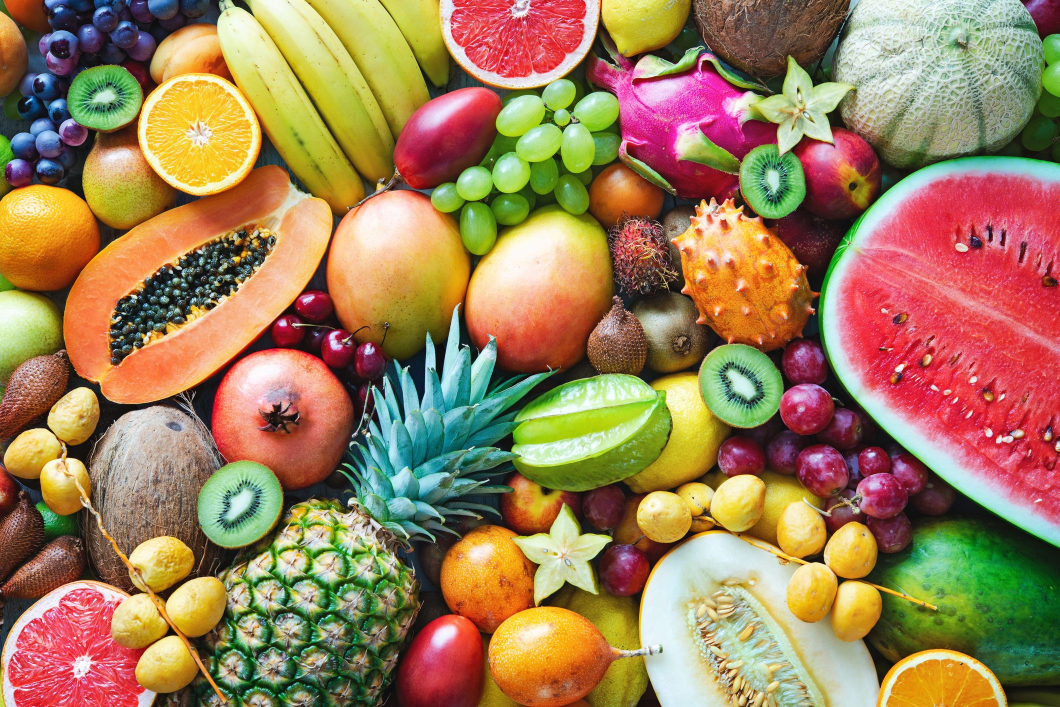
#> input picture Lab3/exercise/colorful-ripe-tropical-fruits.jpg, 2119 x 1414 px (shown at 1/2 size)
$ jupyter execute BaiTapLab3.ipynb
#> lines starting #> are read from the running program, lines starting #| are printed output that depends on the picture; after the words box and inside, x2 and y2 are one past the last pixel; in counts of white or black regions, pixels touching at a corner belong together
1. Viết chương trình chọn quả kiwi từ ảnh colorful-ripe-tropical-fruits.jpg trong thư mục exercise. Tịnh tiến quả kiwi sang phải 30 pixels.

[cell 1]
import numpy as np
import matplotlib.pyplot as plt
import imageio.v2 as iio
import scipy.ndimage as nd

data = iio.imread("exercise/colorful-ripe-tropical-fruits.jpg")
#> data is the input picture: shape (1414, 2119, 3); mean R, G, B 157.9, 126.8, 88.7
kiwi=data[900:1100, 400:600]

kiwi_shifted = nd.shift(kiwi, shift=(0, 30, 0))

iio.imsave("images/kiwi_shifted.jpg", kiwi_shifted.astype(np.uint8))
plt.title("Tịnh tiến quả kiwi sang phải 30 pixels")
plt.imshow(kiwi_shifted)
plt.show()

2. Viết chương trình chọn quả đu đủ và quả dưa hấu từ ảnh colorful-ripe-tropical-fruits.jpg trong thư mục exercise. Đổi màu hai đối tượng này.

[cell 2]
import numpy as np
import matplotlib.pyplot as plt
import imageio.v2 as iio

data = iio.imread("exercise/colorful-ripe-tropical-fruits.jpg")
img_papaya = data[380:810, 80:750]
img_watermelon = data[230:1150, 1600:]

r, g, b = img_papaya[..., 0], img_papaya[..., 1], img_papaya[..., 2]
is_papaya = (r > 200) & (g > 100) & (b < 100)
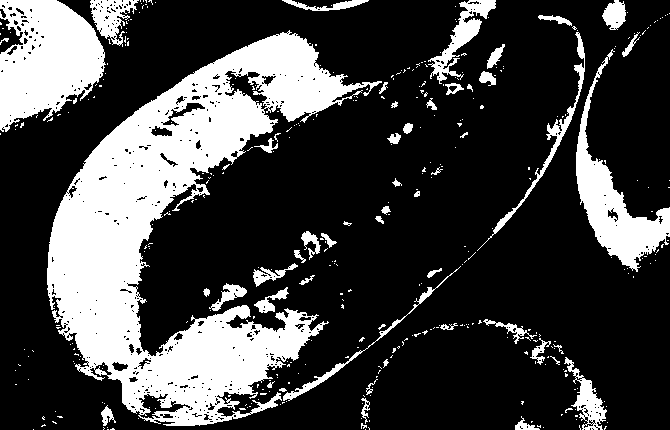
#> is_papaya: shape (430, 670) bool; 25.9% white; 383 white regions (331 under 20 px), largest, box (x1, y1, x2, y2) and area: (47, 30, 382, 426) 48077, (0, 0, 106, 132) 9476, (576, 49, 670, 272) 5540
h1, w1 = r.shape
#> h1 = 430; w1 = 670
grad_papaya = np.linspace(0, 1, w1)
#> grad_papaya = 670 values from 0 to 1
grad_papaya = np.tile(grad_papaya, (h1, 1))
papaya_new = img_papaya.copy()
papaya_new = papaya_new.astype(float)
papaya_new[..., 0][is_papaya] = grad_papaya[is_papaya] * 50
papaya_new[..., 1][is_papaya] = grad_papaya[is_papaya] * 255
papaya_new[..., 2][is_papaya] = 255 - grad_papaya[is_papaya] * 50
alpha_papaya = np.zeros((h1, w1), dtype=np.uint8)
alpha_papaya[is_papaya] = 255

r, g, b = img_watermelon[..., 0], img_watermelon[..., 1], img_watermelon[..., 2]
#> r: shape (920, 519)
#> g: shape (920, 519)
#> b: shape (920, 519)
is_watermelon = (r > 150) & (g < 100) & (b < 100)
#> is_watermelon: shape (920, 519) bool; 30.1% white; 860 white regions (805 under 20 px), largest, box (x1, y1, x2, y2) and area: (95, 325, 519, 800) 81381, (213, 122, 519, 458) 48855, (0, 54, 96, 151) 2388
h2, w2 = r.shape
#> h2 = 920; w2 = 519
grad_watermelon = np.linspace(0, 1, w2)
#> grad_watermelon = 519 values from 0 to 1
grad_watermelon = np.tile(grad_watermelon, (h2, 1))
watermelon_new = img_watermelon.copy()
watermelon_new = watermelon_new.astype(float)
watermelon_new[..., 0][is_watermelon] = 200 + 55 * grad_watermelon[is_watermelon]
watermelon_new[..., 1][is_watermelon] = 0 + 50 * grad_watermelon[is_watermelon]
watermelon_new[..., 2][is_watermelon] = 255 - 100 * grad_watermelon[is_watermelon]
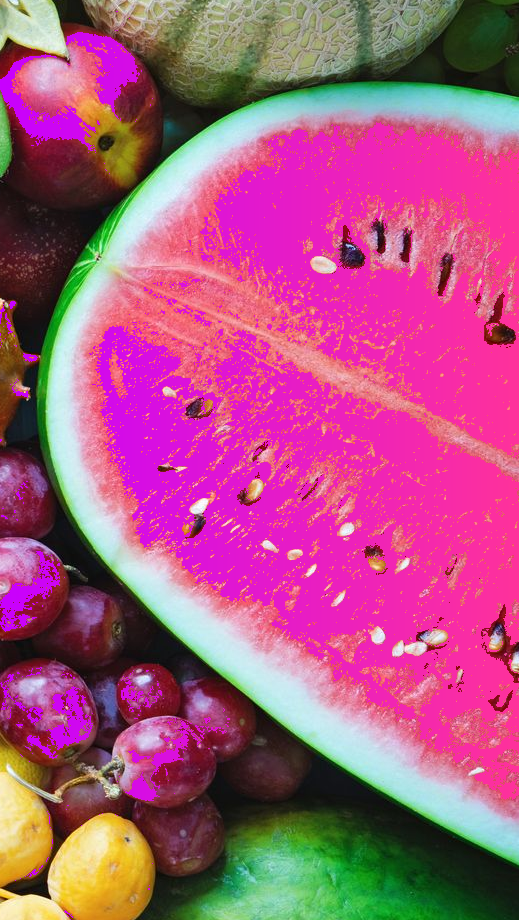
#> watermelon_new: shape (920, 519, 3) float64; mean R, G, B 170.3, 86.5, 128

alpha_watermelon = np.zeros((h2, w2), dtype=np.uint8)
alpha_watermelon[is_watermelon] = 255

H = max(h1, h2)
#> H = 920
W = w1 + w2 + 20
#> W = 1209
canvas = np.zeros((H, W, 4), dtype=np.uint8)

canvas[:h1, :w1, :3] = papaya_new[..., :3].astype(np.uint8)
canvas[:h1, :w1, 3] = alpha_papaya

canvas[:h2, w1+20:w1+20+w2, :3] = watermelon_new[..., :3].astype(np.uint8)
canvas[:h2, w1+20:w1+20+w2, 3] = alpha_watermelon
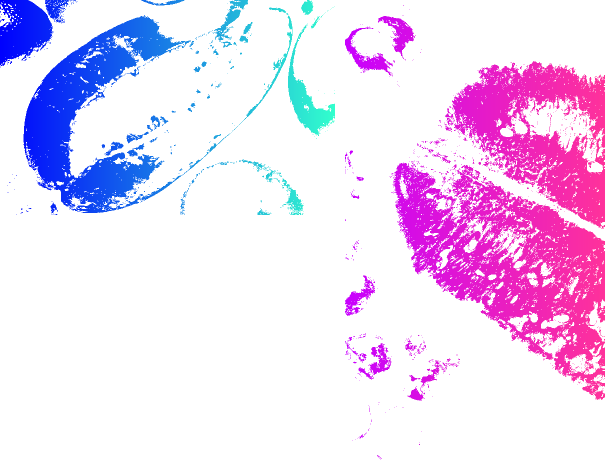
#> canvas: shape (920, 1209, 4) (shown at 1/2 size); mean R, G, B, A 105.1, 65.1, 87.3, 50.1; transparent parts drawn white
iio.imwrite("images/fruit_gradient_composite.png", canvas)
plt.imshow(canvas)
plt.axis('off')
plt.show()

3. Viết chương trình chọn ngọn núi và con thuyền từ ảnh quang_ninh.jpg trong thư mục exercise. Xoay 2 đối tượng này 1 góc 45 độ và lưu vào máy.

[cell 3]
import numpy as np
import matplotlib.pyplot as plt
import imageio.v2 as iio
import scipy.ndimage as nd

data = iio.imread("exercise/quang_ninh.jpg")
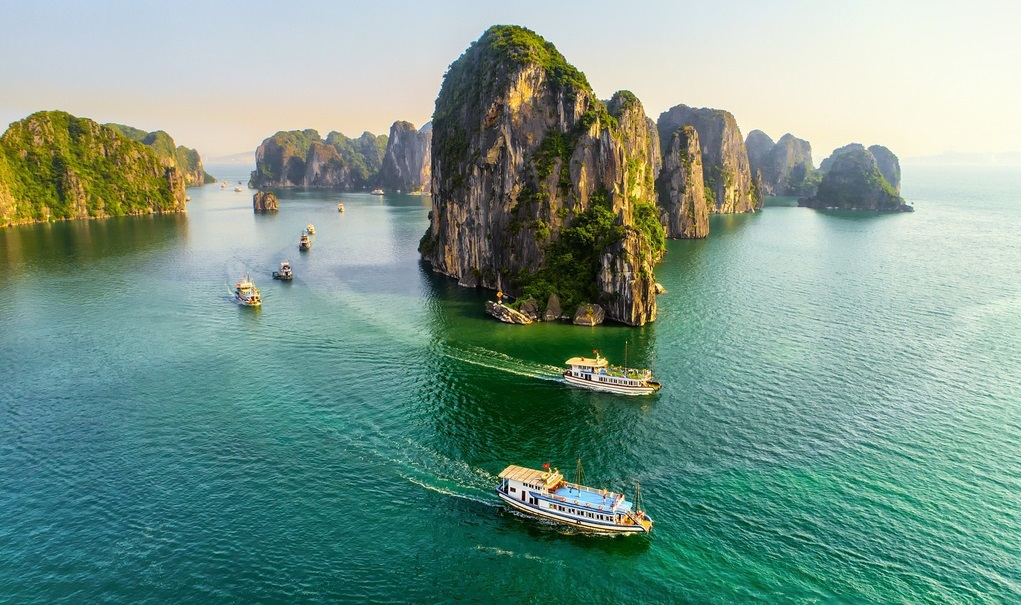
#> input picture Lab3/exercise/quang_ninh.jpg, 1021 x 605 px
#> data is the input picture: shape (605, 1021, 3); mean R, G, B 119.9, 151, 137.7
mountain = data[10:340, 400:700]
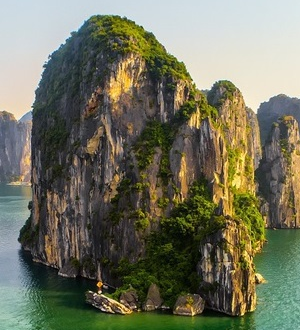
#> mountain: shape (330, 300, 3); mean R, G, B 112.9, 114.1, 94.2
boat = data[450:550, 450:680]
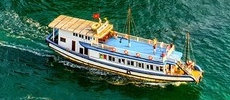
#> boat: shape (100, 230, 3); mean R, G, B 65, 106.9, 88.5
mountain_rot = nd.rotate(mountain, 45, reshape=True)
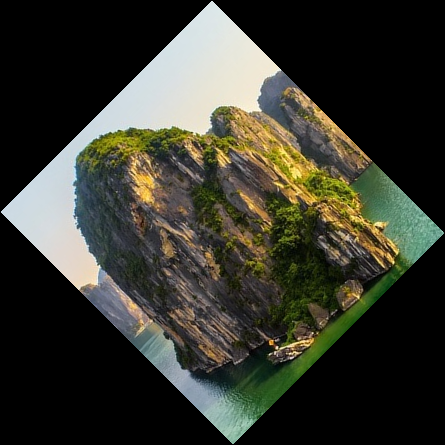
#> mountain_rot: shape (445, 445, 3); mean R, G, B 56, 56.5, 46.6
boat_rot = nd.rotate(boat, 45, reshape=True)
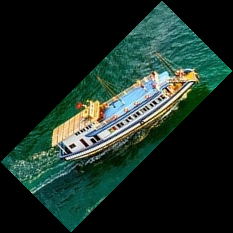
#> boat_rot: shape (233, 233, 3); mean R, G, B 27.4, 44.9, 37.2

iio.imwrite("images/mountain_rotated.jpg", mountain_rot.astype(np.uint8))
iio.imwrite("images/boat_rotated.jpg", boat_rot.astype(np.uint8))

plt.figure(figsize=(10,4))
plt.subplot(1,2,1)
plt.title("Ngọn núi xoay 45°")
plt.imshow(mountain_rot)
plt.axis('off')
plt.subplot(1,2,2)
plt.title("Con thuyền xoay 45°")
plt.imshow(boat_rot)
plt.axis('off')
plt.show()

4. Viết chương trình chọn ngôi chùa từ ảnh pagoda.jpg trong thư mục exercise. Tăng kích thước ngôi chùa lên 5 lần và lưu vào máy.

[cell 4]
import numpy as np
import matplotlib.pyplot as plt
import imageio.v2 as iio
import scipy.ndimage as nd

data = iio.imread("exercise/pagoda.jpg")
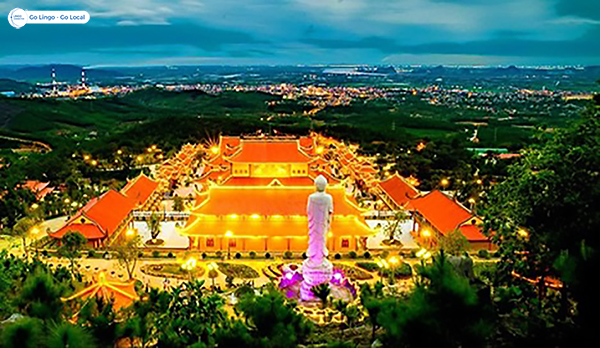
#> input picture Lab3/exercise/pagoda.jpg, 600 x 348 px
#> data is the input picture: shape (348, 600, 3); mean R, G, B 82.1, 94.8, 64.1
pagoda = data[120:280, 10:520]
pagoda_zoomed = nd.zoom(pagoda, (5, 5, 1))
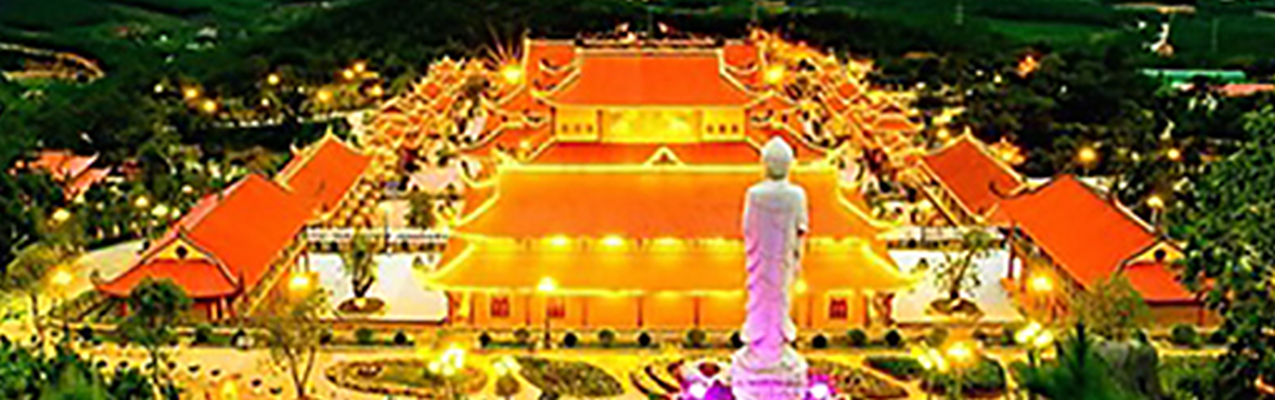
#> pagoda_zoomed: shape (800, 2550, 3) (shown at 1/2 size); mean R, G, B 142.2, 103.6, 34.9

iio.imwrite("images/pagoda_zoomed.jpg", pagoda_zoomed.astype(np.uint8))
plt.title("Ngôi chùa phóng to 5 lần")
plt.imshow(pagoda_zoomed)
plt.axis('off')
plt.show()
